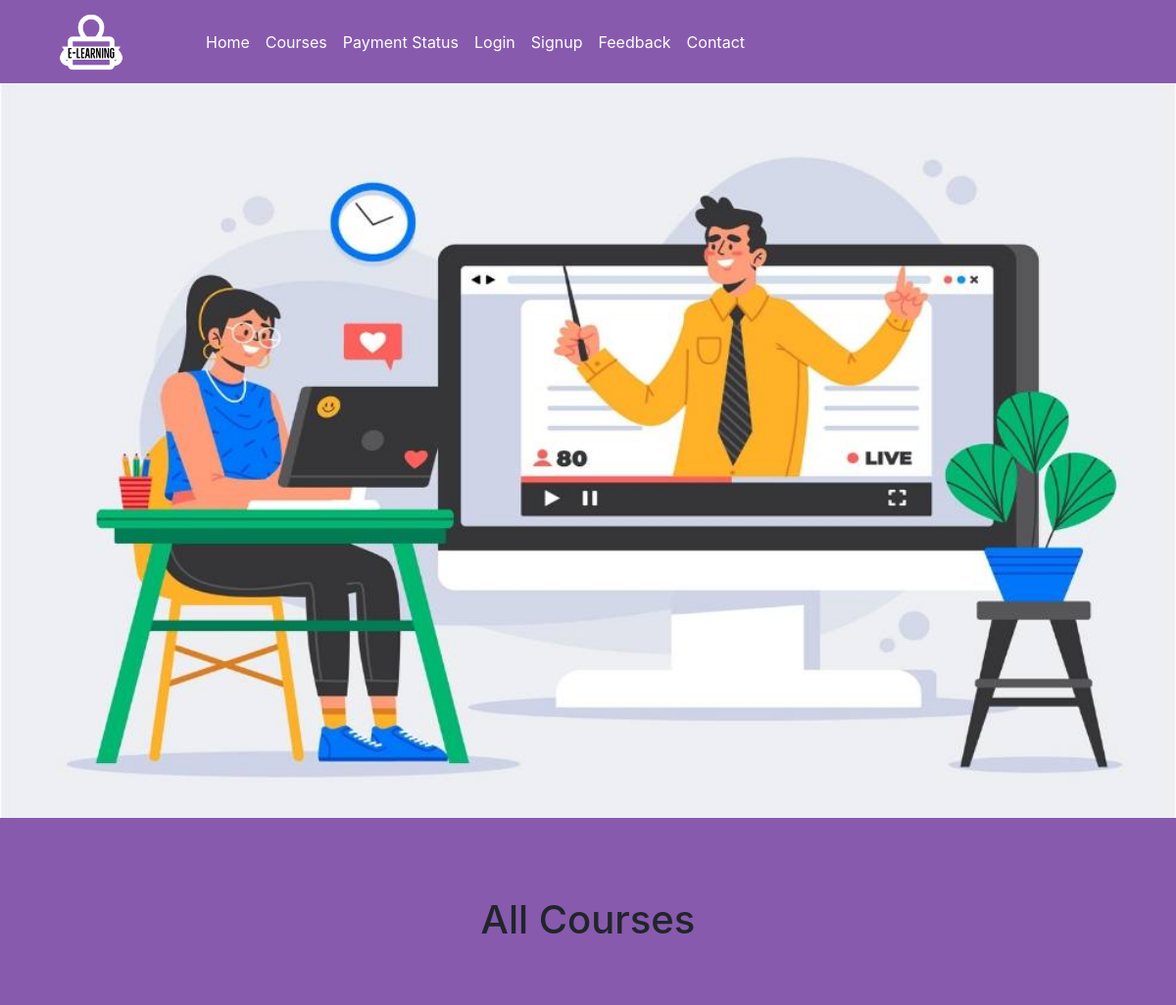
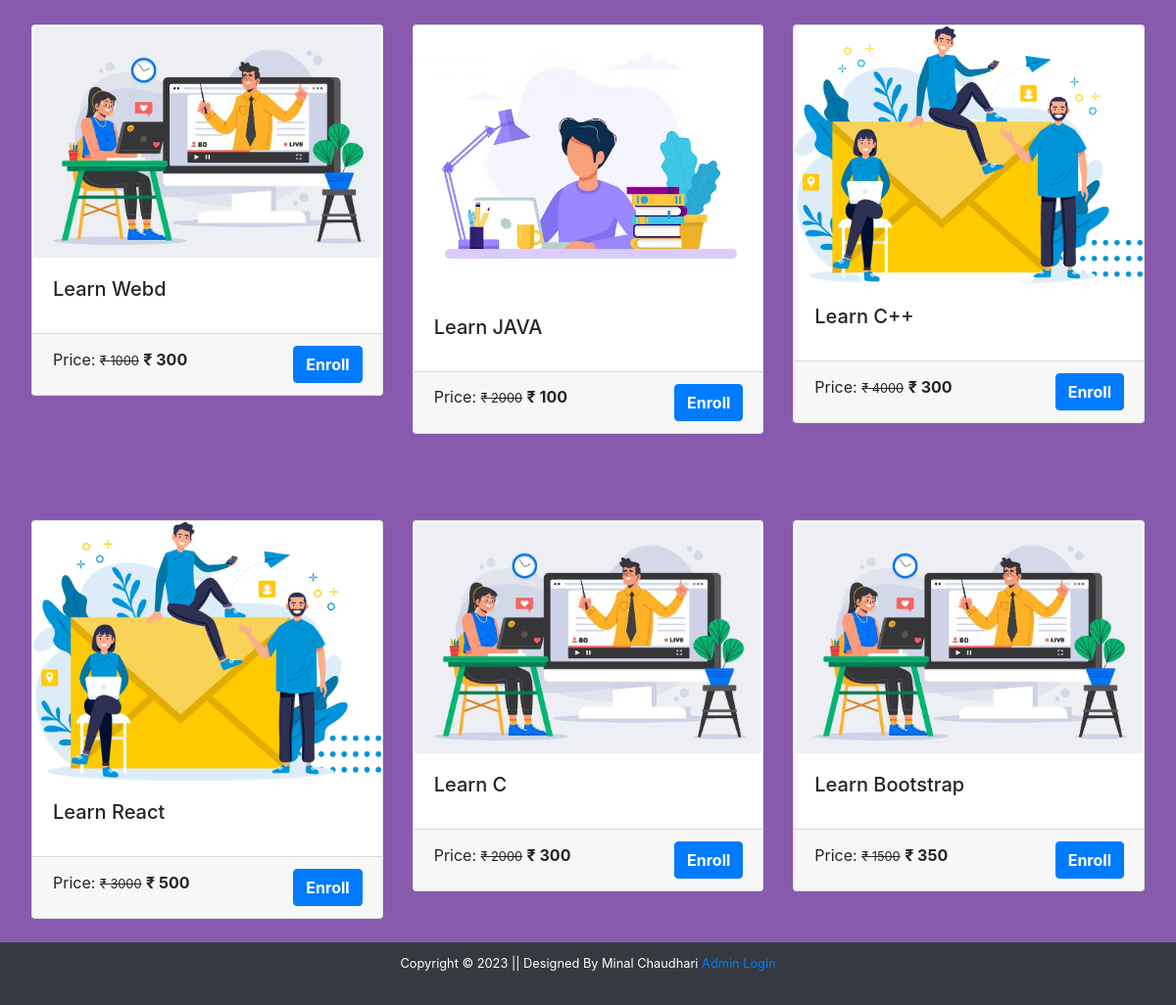
/courses.php, run on the app's committed database (2 pictures, top to bottom).
### tables this page shows
CREATE TABLE `course` (
  `course_id` int(11) NOT NULL,
  `course_name` text NOT NULL,
  `course_desc` text NOT NULL,
  `course_author` varchar(255) NOT NULL,
  `course_img` text NOT NULL,
  `course_duration` text NOT NULL,
  `course_price` int(11) NOT NULL,
  `course_original_price` int(11) NOT NULL
);

### courses.php (the view, shortened to what this page needs)
<?php
     include('./mainInclude/header.php');
 ?>
 <div class="container-fluid bg-dark">
     <div class="row">
         <img src="images/bigimg.jpg" alt="courses" style="height: 750px; width: 100%;  box-shadow: 10px; ">
     </div>
 </div>
 <h1 class="text-center" style="margin-top: 190px;">All Courses</h1>
 <div class="row mt-4" style="padding: 0rem 2rem 0rem 2rem;">
     <?php
     $sql = "SELECT * FROM course ";
     $result = $conn-> query($sql);
     if($result->num_rows > 0){
         while($row = $result->fetch_assoc()){
             $course_id = $row['course_id'];
             echo '
                 <div class="col-sm-4 mb-4" >
                     <a href="coursedetails.php?course_id='.$course_id.'" class="btn" style="text-align: left; padding: 0px; ">
                     <div class="card">
                     <img src="'.str_replace('..', '.', $row['course_img']).'" class="card-img-top" alt="...">
                     <div class="card-body">
                         <h5 class="card-title">'.$row['course_name'].'</h5>
                         <p class="card-text" ></p>
                     </div>
                     <div class="card-footer">
                         <p class="card-text d-inline">Price: <small><del>&#8377 '.$row['course_original_price'].'</del></small> <span class="font-weight-bolder">&#8377 '.$row['course_price'].'<span></p>
                         <a href="coursedetails.php?course_id='.$course_id.'" class="btn btn-primary text-white font-weight-bolder float-right">Enroll</a>
                     </div>
                 </div>
                 </a>
                 </div>
             ';
         }
     }
     ?>
 </div>
 <?php
     include('./mainInclude/footer.php');
 ?>

### style.css (style rules this page uses)
body { background-color: #875aae !important; }
.container-fluid { height: 80vh; }
.card { margin-top: 2.5rem; }

### data on the page
course: course_img (picture), course_name "Learn Webd", course_original_price "1000", course_price "300"
course: course_img (picture), course_name "Learn JAVA", course_original_price "2000", course_price "100"
course: course_img (picture), course_name "Learn C++", course_original_price "4000", course_price "300"
course: course_img (picture), course_name "Learn React", course_original_price "3000", course_price "500"
course: course_img (picture), course_name "Learn C", course_original_price "2000", course_price "300"
course: course_img (picture), course_name "Learn Bootstrap", course_original_price "1500", course_price "350"
